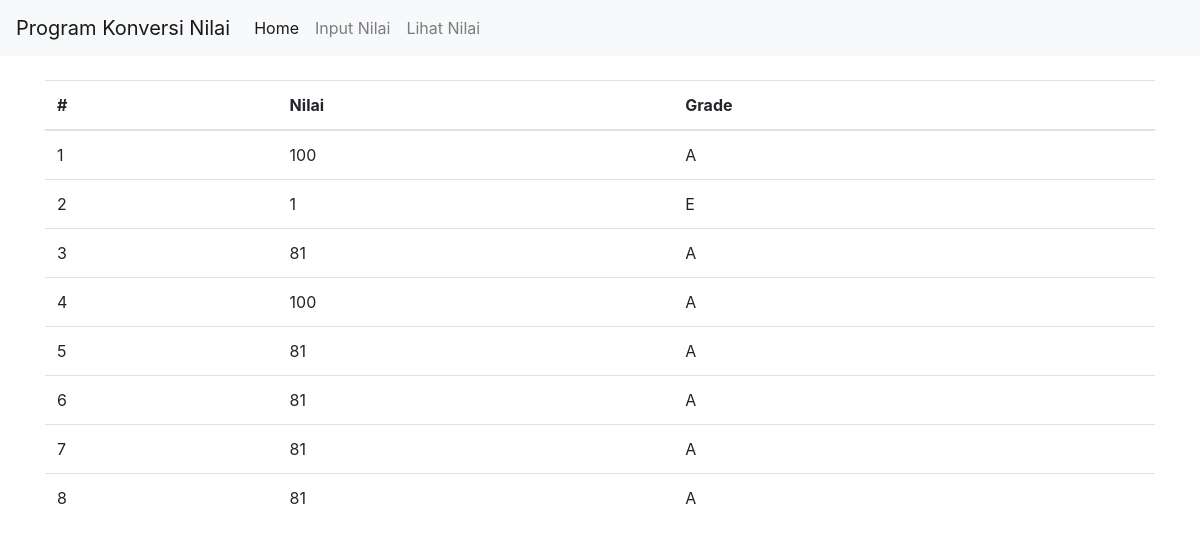
The app's page /view/show_nilai.php with its own data.
### tables this page shows
CREATE TABLE `nilai` (
  `id` int(100) NOT NULL,
  `nilai` int(100) NOT NULL,
  `grade` varchar(100) DEFAULT NULL
);

### config/Database.php (called while the page is built)
<?php
class Database
{
    private static $conn;
    static function getConnection()
    {
        if (self::$conn == null) {
            try {
                self::$conn = new PDO("mysql:host=localhost;dbname=konversi", "root", "");
                self::$conn->setAttribute(PDO::ATTR_ERRMODE, PDO::ERRMODE_EXCEPTION);
                return self::$conn;
            } catch (PDOException $e) {
                echo "Koneksi gagal: " . $e->getMessage();
            }
        }
    }
}

### model/Konversi.php (called while the page is built, shortened)
<?php
include '../config/Database.php';
class Konversi
{
    function showNilai()
    {
        try {
            $sql = "SELECT * FROM nilai ORDER BY id ASC";
            $result = Database::getConnection()->query($sql);
            return $result;
        } catch (\Throwable $th) {
            return "<p id='msg'>Gagal menampilkan semua nilai: " . $th->getMessage() . "</p>";
        }
    }
}

### controller/KonversiController.php (the view, shortened to what this page needs)
<?php
include '../model/Konversi.php';
class KonversiController
{
    private static $input;
    public function __construct()
    {
        self::$input = new Konversi();
    }
    function showAll()
    {
        $row = self::$input->showNilai()->fetchAll(PDO::FETCH_ASSOC);
        if (count($row) == 0) {
            echo "<tr align='center'>";
            echo "<td colspan=3>Tidak ada data</td>";
            echo "</tr>";
        } else {
            foreach ($row as $key) {
                echo "<td>" . $key['id'] . "</td>";
                echo "<td>" . $key['nilai'] . "</td>";
                echo "<td>" . $key['grade'] . "</td>";
            }
        }
    }
}

### view/show_nilai.php (shortened to what this page needs)
<!doctype html>
<html lang="en">
<head>
    <link rel="stylesheet" href="https://stackpath.bootstrapcdn.com/bootstrap/4.4.1/css/bootstrap.min.css">
</head>
<body>
    <nav class="navbar navbar-expand-lg navbar-light bg-light">
        <a class="navbar-brand" href="../index.php">Program Konversi Nilai</a>
        <div class="collapse navbar-collapse" id="navbarNavAltMarkup">
            <div class="navbar-nav">
                <a class="nav-item nav-link active" href="../index.php">Home <span class="sr-only">(current)</span></a>
                <a class="nav-item nav-link" href="input_nilai.php">Input Nilai</a>
                <a class="nav-item nav-link" href="show_nilai.php">Lihat Nilai</a>
            </div>
        </div>
    </nav>
    <div class="container mt-4">
        <table class="table">
            <thead>
                <tr>
                    <th scope="col">#</th>
                    <th scope="col">Nilai</th>
                    <th scope="col">Grade</th>
                </tr>
            </thead>
            <tbody>
                <?php
                require("../controller/KonversiController.php");
                $lihat = new KonversiController();
                $lihat->showAll();
                ?>
            </tbody>
        </table>
    </div>
</body>
</html>

### records on screen
nilai: id "1", nilai "100", grade "A"
nilai: id "2", nilai "1", grade "E"
nilai: id "3", nilai "81", grade "A"
nilai: id "4", nilai "100", grade "A"
nilai: id "5", nilai "81", grade "A"
nilai: id "6", nilai "81", grade "A"
nilai: id "7", nilai "81", grade "A"
nilai: id "8", nilai "81", grade "A"
